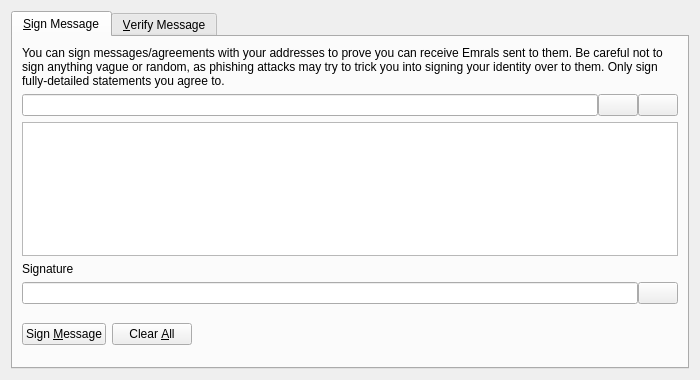
<?xml version="1.0" encoding="UTF-8"?>
<ui version="4.0">
 <class>SignVerifyMessageDialog</class>
 <widget class="QDialog" name="SignVerifyMessageDialog">
  <property name="geometry">
   <rect>
    <x>0</x>
    <y>0</y>
    <width>700</width>
    <height>380</height>
   </rect>
  </property>
  <property name="windowTitle">
   <string>Signatures - Sign / Verify a Message</string>
  </property>
  <property name="modal">
   <bool>true</bool>
  </property>
  <layout class="QVBoxLayout" name="verticalLayout">
   <item>
    <widget class="QTabWidget" name="tabWidget">
     <property name="currentIndex">
      <number>0</number>
     </property>
     <widget class="QWidget" name="tabSignMessage">
      <attribute name="title">
       <string>&amp;Sign Message</string>
      </attribute>
      <layout class="QVBoxLayout" name="verticalLayout_SM">
       <item>
        <widget class="QLabel" name="infoLabel_SM">
         <property name="text">
          <string>You can sign messages/agreements with your addresses to prove you can receive Emrals sent to them. Be careful not to sign anything vague or random, as phishing attacks may try to trick you into signing your identity over to them. Only sign fully-detailed statements you agree to.</string>
         </property>
         <property name="textFormat">
          <enum>Qt::PlainText</enum>
         </property>
         <property name="wordWrap">
          <bool>true</bool>
         </property>
        </widget>
       </item>
       <item>
        <layout class="QHBoxLayout" name="horizontalLayout_1_SM">
         <property name="spacing">
          <number>0</number>
         </property>
         <item>
          <widget class="QValidatedLineEdit" name="addressIn_SM">
           <property name="toolTip">
            <string>The Emrals address to sign the message with</string>
           </property>
          </widget>
         </item>
         <item>
          <widget class="QPushButton" name="addressBookButton_SM">
           <property name="toolTip">
            <string>Choose previously used address</string>
           </property>
           <property name="text">
            <string/>
           </property>
           <property name="shortcut">
            <string>Alt+A</string>
           </property>
           <property name="autoDefault">
            <bool>false</bool>
           </property>
          </widget>
         </item>
         <item>
          <widget class="QPushButton" name="pasteButton_SM">
           <property name="toolTip">
            <string>Paste address from clipboard</string>
           </property>
           <property name="text">
            <string/>
           </property>
           <property name="shortcut">
            <string>Alt+P</string>
           </property>
           <property name="autoDefault">
            <bool>false</bool>
           </property>
          </widget>
         </item>
        </layout>
       </item>
       <item>
        <widget class="QPlainTextEdit" name="messageIn_SM">
         <property name="toolTip">
          <string>Enter the message you want to sign here</string>
         </property>
        </widget>
       </item>
       <item>
        <widget class="QLabel" name="signatureLabel_SM">
         <property name="text">
          <string>Signature</string>
         </property>
         <property name="textFormat">
          <enum>Qt::PlainText</enum>
         </property>
        </widget>
       </item>
       <item>
        <layout class="QHBoxLayout" name="horizontalLayout_2_SM">
         <property name="spacing">
          <number>0</number>
         </property>
         <item>
          <widget class="QLineEdit" name="signatureOut_SM">
           <property name="font">
            <font>
             <italic>true</italic>
            </font>
           </property>
           <property name="readOnly">
            <bool>true</bool>
           </property>
          </widget>
         </item>
         <item>
          <widget class="QPushButton" name="copySignatureButton_SM">
           <property name="toolTip">
            <string>Copy the current signature to the system clipboard</string>
           </property>
           <property name="text">
            <string/>
           </property>
           <property name="autoDefault">
            <bool>false</bool>
           </property>
          </widget>
         </item>
        </layout>
       </item>
       <item>
        <layout class="QHBoxLayout" name="horizontalLayout_3_SM">
         <item>
          <widget class="QPushButton" name="signMessageButton_SM">
           <property name="toolTip">
            <string>Sign the message to prove you own this Emrals address</string>
           </property>
           <property name="text">
            <string>Sign &amp;Message</string>
           </property>
           <property name="autoDefault">
            <bool>false</bool>
           </property>
          </widget>
         </item>
         <item>
          <widget class="QPushButton" name="clearButton_SM">
           <property name="toolTip">
            <string>Reset all sign message fields</string>
           </property>
           <property name="text">
            <string>Clear &amp;All</string>
           </property>
           <property name="autoDefault">
            <bool>false</bool>
           </property>
          </widget>
         </item>
         <item>
          <spacer name="horizontalSpacer_1_SM">
           <property name="orientation">
            <enum>Qt::Horizontal</enum>
           </property>
           <property name="sizeHint" stdset="0">
            <size>
             <width>40</width>
             <height>48</height>
            </size>
           </property>
          </spacer>
         </item>
         <item>
          <widget class="QLabel" name="statusLabel_SM">
           <property name="font">
            <font>
             <weight>75</weight>
             <bold>true</bold>
            </font>
           </property>
           <property name="text">
            <string/>
           </property>
           <property name="wordWrap">
            <bool>true</bool>
           </property>
          </widget>
         </item>
         <item>
          <spacer name="horizontalSpacer_2_SM">
           <property name="orientation">
            <enum>Qt::Horizontal</enum>
           </property>
           <property name="sizeHint" stdset="0">
            <size>
             <width>40</width>
             <height>48</height>
            </size>
           </property>
          </spacer>
         </item>
        </layout>
       </item>
      </layout>
     </widget>
     <widget class="QWidget" name="tabVerifyMessage">
      <attribute name="title">
       <string>&amp;Verify Message</string>
      </attribute>
      <layout class="QVBoxLayout" name="verticalLayout_VM">
       <item>
        <widget class="QLabel" name="infoLabel_VM">
         <property name="text">
          <string>Enter the receiver's address, message (ensure you copy line breaks, spaces, tabs, etc. exactly) and signature below to verify the message. Be careful not to read more into the signature than what is in the signed message itself, to avoid being tricked by a man-in-the-middle attack. Note that this only proves the signing party receives with the address, it cannot prove sendership of any transaction!</string>
         </property>
         <property name="textFormat">
          <enum>Qt::PlainText</enum>
         </property>
         <property name="alignment">
          <set>Qt::AlignLeading|Qt::AlignLeft|Qt::AlignTop</set>
         </property>
         <property name="wordWrap">
          <bool>true</bool>
         </property>
        </widget>
       </item>
       <item>
        <layout class="QHBoxLayout" name="horizontalLayout_1_VM">
         <property name="spacing">
          <number>0</number>
         </property>
         <item>
          <widget class="QValidatedLineEdit" name="addressIn_VM">
           <property name="toolTip">
            <string>The Emrals address the message was signed with</string>
           </property>
          </widget>
         </item>
         <item>
          <widget class="QPushButton" name="addressBookButton_VM">
           <property name="toolTip">
            <string>Choose previously used address</string>
           </property>
           <property name="text">
            <string/>
           </property>
           <property name="shortcut">
            <string>Alt+A</string>
           </property>
           <property name="autoDefault">
            <bool>false</bool>
           </property>
          </widget>
         </item>
        </layout>
       </item>
       <item>
        <widget class="QPlainTextEdit" name="messageIn_VM"/>
       </item>
       <item>
        <widget class="QValidatedLineEdit" name="signatureIn_VM"/>
       </item>
       <item>
        <layout class="QHBoxLayout" name="horizontalLayout_2_VM">
         <item>
          <widget class="QPushButton" name="verifyMessageButton_VM">
           <property name="toolTip">
            <string>Verify the message to ensure it was signed with the specified Emrals address</string>
           </property>
           <property name="text">
            <string>Verify &amp;Message</string>
           </property>
           <property name="autoDefault">
            <bool>false</bool>
           </property>
          </widget>
         </item>
         <item>
          <widget class="QPushButton" name="clearButton_VM">
           <property name="toolTip">
            <string>Reset all verify message fields</string>
           </property>
           <property name="text">
            <string>Clear &amp;All</string>
           </property>
           <property name="autoDefault">
            <bool>false</bool>
           </property>
          </widget>
         </item>
         <item>
          <spacer name="horizontalSpacer_1_VM">
           <property name="orientation">
            <enum>Qt::Horizontal</enum>
           </property>
           <property name="sizeHint" stdset="0">
            <size>
             <width>40</width>
             <height>48</height>
            </size>
           </property>
          </spacer>
         </item>
         <item>
          <widget class="QLabel" name="statusLabel_VM">
           <property name="font">
            <font>
             <weight>75</weight>
             <bold>true</bold>
            </font>
           </property>
           <property name="text">
            <string/>
           </property>
           <property name="wordWrap">
            <bool>true</bool>
           </property>
          </widget>
         </item>
         <item>
          <spacer name="horizontalSpacer_2_VM">
           <property name="orientation">
            <enum>Qt::Horizontal</enum>
           </property>
           <property name="sizeHint" stdset="0">
            <size>
             <width>40</width>
             <height>48</height>
            </size>
           </property>
          </spacer>
         </item>
        </layout>
       </item>
      </layout>
     </widget>
    </widget>
   </item>
  </layout>
 </widget>
 <customwidgets>
  <customwidget>
   <class>QValidatedLineEdit</class>
   <extends>QLineEdit</extends>
   <header>qvalidatedlineedit.h</header>
  </customwidget>
 </customwidgets>
 <resources>
  <include location="../emrals.qrc"/>
 </resources>
 <connections/>
</ui>
